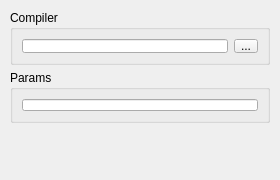
<?xml version="1.0" encoding="UTF-8"?>
<ui version="4.0">
 <class>CompilingSettingsForm</class>
 <widget class="QWidget" name="CompilingSettingsForm">
  <property name="geometry">
   <rect>
    <x>0</x>
    <y>0</y>
    <width>280</width>
    <height>180</height>
   </rect>
  </property>
  <property name="windowTitle">
   <string>Form</string>
  </property>
  <widget class="QGroupBox" name="groupBoxCompiler">
   <property name="geometry">
    <rect>
     <x>10</x>
     <y>10</y>
     <width>260</width>
     <height>55</height>
    </rect>
   </property>
   <property name="title">
    <string>Compiler</string>
   </property>
   <layout class="QVBoxLayout" name="verticalLayout">
    <item>
     <layout class="QHBoxLayout" name="horizontalLayout">
      <item>
       <widget class="QLineEdit" name="lineEditCompiler"/>
      </item>
      <item>
       <widget class="QToolButton" name="toolButton">
        <property name="text">
         <string>...</string>
        </property>
       </widget>
      </item>
     </layout>
    </item>
   </layout>
  </widget>
  <widget class="QGroupBox" name="groupBox">
   <property name="geometry">
    <rect>
     <x>10</x>
     <y>70</y>
     <width>260</width>
     <height>53</height>
    </rect>
   </property>
   <property name="title">
    <string>Params</string>
   </property>
   <layout class="QVBoxLayout" name="verticalLayout_2">
    <item>
     <widget class="QLineEdit" name="lineEditParams"/>
    </item>
   </layout>
  </widget>
 </widget>
 <resources/>
 <connections/>
</ui>
